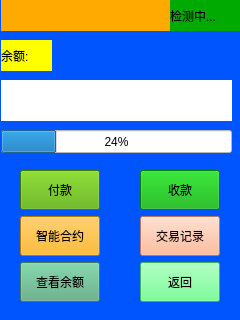
<?xml version="1.0" encoding="UTF-8"?>
<ui version="4.0">
 <class>function</class>
 <widget class="QWidget" name="function">
  <property name="geometry">
   <rect>
    <x>0</x>
    <y>0</y>
    <width>240</width>
    <height>320</height>
   </rect>
  </property>
  <property name="minimumSize">
   <size>
    <width>240</width>
    <height>320</height>
   </size>
  </property>
  <property name="maximumSize">
   <size>
    <width>240</width>
    <height>320</height>
   </size>
  </property>
  <property name="windowTitle">
   <string>Form</string>
  </property>
  <property name="styleSheet">
   <string notr="true">background-color: rgb(0, 85, 255);</string>
  </property>
  <widget class="QLabel" name="label">
   <property name="geometry">
    <rect>
     <x>1</x>
     <y>40</y>
     <width>51</width>
     <height>31</height>
    </rect>
   </property>
   <property name="styleSheet">
    <string notr="true">font: 15pt &quot;华文中宋&quot;;
background-color: rgb(255, 255, 0);</string>
   </property>
   <property name="text">
    <string>余额:</string>
   </property>
  </widget>
  <widget class="QWidget" name="layoutWidget">
   <property name="geometry">
    <rect>
     <x>20</x>
     <y>170</y>
     <width>82</width>
     <height>134</height>
    </rect>
   </property>
   <layout class="QVBoxLayout" name="verticalLayout">
    <item>
     <widget class="QPushButton" name="pushButton_pay">
      <property name="minimumSize">
       <size>
        <width>80</width>
        <height>40</height>
       </size>
      </property>
      <property name="maximumSize">
       <size>
        <width>80</width>
        <height>40</height>
       </size>
      </property>
      <property name="styleSheet">
       <string notr="true">background-color: rgb(85, 170, 0);</string>
      </property>
      <property name="text">
       <string>付款</string>
      </property>
     </widget>
    </item>
    <item>
     <widget class="QPushButton" name="pushButton_contract">
      <property name="minimumSize">
       <size>
        <width>80</width>
        <height>40</height>
       </size>
      </property>
      <property name="maximumSize">
       <size>
        <width>80</width>
        <height>40</height>
       </size>
      </property>
      <property name="styleSheet">
       <string notr="true">background-color: rgb(255, 170, 0);</string>
      </property>
      <property name="text">
       <string>智能合约</string>
      </property>
     </widget>
    </item>
    <item>
     <widget class="QPushButton" name="pushButton_balance">
      <property name="minimumSize">
       <size>
        <width>80</width>
        <height>40</height>
       </size>
      </property>
      <property name="maximumSize">
       <size>
        <width>80</width>
        <height>40</height>
       </size>
      </property>
      <property name="styleSheet">
       <string notr="true">background-color: rgb(85, 170, 127);</string>
      </property>
      <property name="text">
       <string>查看余额</string>
      </property>
     </widget>
    </item>
   </layout>
  </widget>
  <widget class="QWidget" name="layoutWidget">
   <property name="geometry">
    <rect>
     <x>140</x>
     <y>170</y>
     <width>82</width>
     <height>134</height>
    </rect>
   </property>
   <layout class="QVBoxLayout" name="verticalLayout_2">
    <item>
     <widget class="QPushButton" name="pushButton_receMoney">
      <property name="minimumSize">
       <size>
        <width>80</width>
        <height>40</height>
       </size>
      </property>
      <property name="maximumSize">
       <size>
        <width>80</width>
        <height>40</height>
       </size>
      </property>
      <property name="styleSheet">
       <string notr="true">background-color: rgb(0, 170, 0);</string>
      </property>
      <property name="text">
       <string>收款</string>
      </property>
     </widget>
    </item>
    <item>
     <widget class="QPushButton" name="pushButton_record">
      <property name="minimumSize">
       <size>
        <width>80</width>
        <height>40</height>
       </size>
      </property>
      <property name="maximumSize">
       <size>
        <width>80</width>
        <height>40</height>
       </size>
      </property>
      <property name="styleSheet">
       <string notr="true">background-color: rgb(255, 170, 127);</string>
      </property>
      <property name="text">
       <string>交易记录</string>
      </property>
     </widget>
    </item>
    <item>
     <widget class="QPushButton" name="pushButton_return">
      <property name="minimumSize">
       <size>
        <width>80</width>
        <height>40</height>
       </size>
      </property>
      <property name="maximumSize">
       <size>
        <width>80</width>
        <height>40</height>
       </size>
      </property>
      <property name="styleSheet">
       <string notr="true">background-color: rgb(85, 255, 127);</string>
      </property>
      <property name="text">
       <string>返回</string>
      </property>
     </widget>
    </item>
   </layout>
  </widget>
  <widget class="QLabel" name="label_viewBalance">
   <property name="geometry">
    <rect>
     <x>1</x>
     <y>80</y>
     <width>231</width>
     <height>41</height>
    </rect>
   </property>
   <property name="styleSheet">
    <string notr="true">background-color: rgb(255, 255, 255);</string>
   </property>
   <property name="text">
    <string/>
   </property>
   <property name="alignment">
    <set>Qt::AlignRight|Qt::AlignTop|Qt::AlignTrailing</set>
   </property>
  </widget>
  <widget class="QProgressBar" name="progressBar">
   <property name="geometry">
    <rect>
     <x>1</x>
     <y>130</y>
     <width>231</width>
     <height>23</height>
    </rect>
   </property>
   <property name="styleSheet">
    <string notr="true">background-color: rgb(255, 255, 255);</string>
   </property>
   <property name="value">
    <number>24</number>
   </property>
  </widget>
  <widget class="QLabel" name="label_Time">
   <property name="geometry">
    <rect>
     <x>1</x>
     <y>0</y>
     <width>171</width>
     <height>31</height>
    </rect>
   </property>
   <property name="styleSheet">
    <string notr="true">background-color: rgb(255, 170, 0);</string>
   </property>
   <property name="text">
    <string/>
   </property>
  </widget>
  <widget class="QLabel" name="label_net">
   <property name="geometry">
    <rect>
     <x>170</x>
     <y>0</y>
     <width>71</width>
     <height>31</height>
    </rect>
   </property>
   <property name="styleSheet">
    <string notr="true">background-color: rgb(0, 170, 0);</string>
   </property>
   <property name="text">
    <string>检测中...</string>
   </property>
  </widget>
 </widget>
 <resources/>
 <connections/>
</ui>
